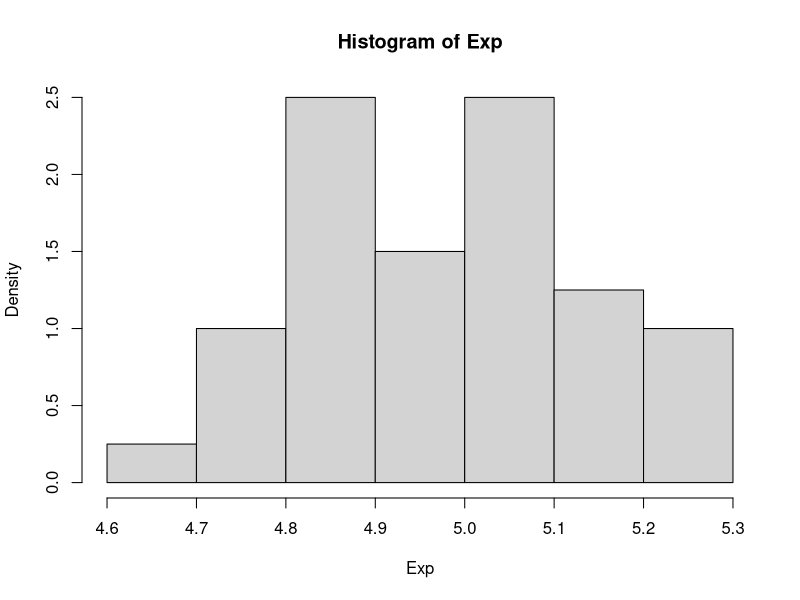
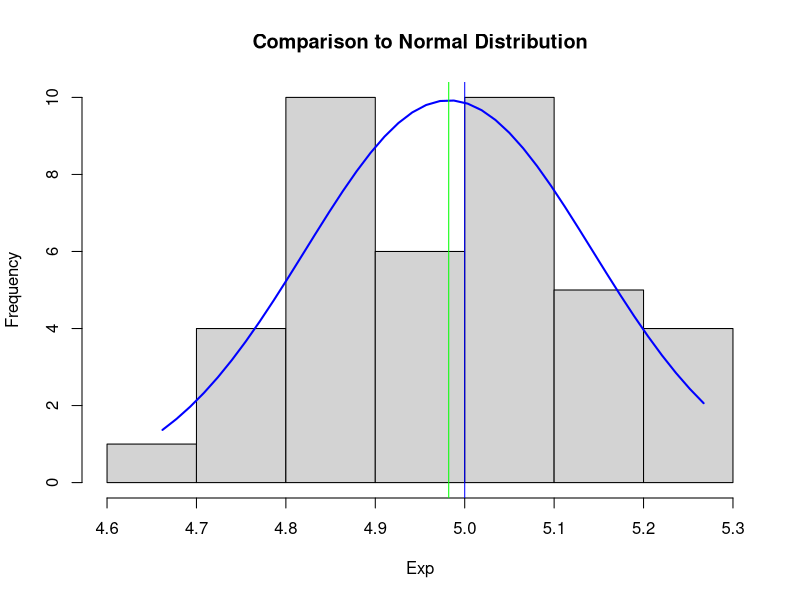
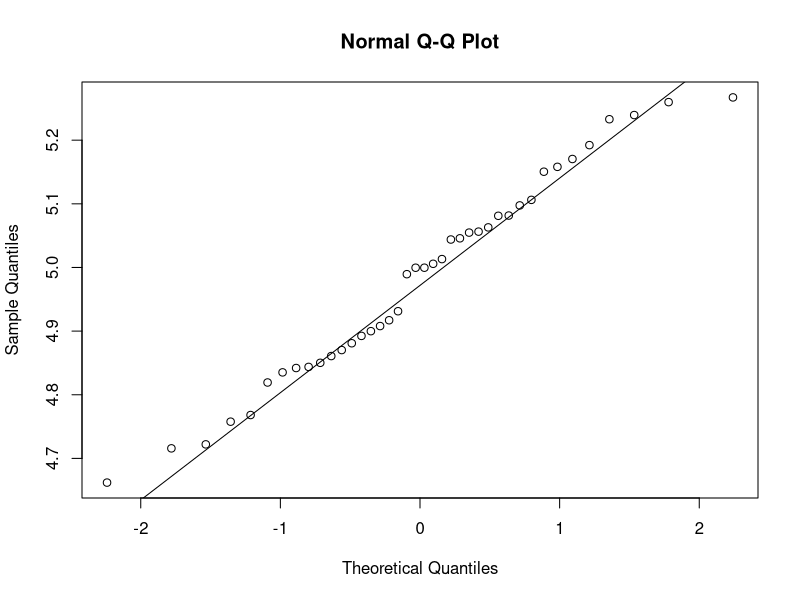

Recreate these plots in R, in order.
## ---- chunk 1
setwd("D:/Programming/GitHub/coursera-statinference/assignment1")

n <- 40
lambda <- 0.2
reps <- 1000

Exp <- 0
for (i in 1:reps) 
{
  Exp <- Exp + rexp(n,lambda)
}
Exp <- Exp / reps

summary(Exp)

###Results
#1. Show where the distribution is centered at and compare it to the theoretical center of the distribution.
#theoretical mean = 1/lambda = 5
#simulated mean:
mean <- mean(Exp)
mean
## ---- chunk 2
#theoretical variance = lambda^-2 = 0.04
#simulated variance:
1/(mean(Exp))^2
## ---- chunk 3
h <- hist(Exp,freq=FALSE)
xfit<-seq(min(Exp),max(Exp),length=40) 
yfit<-dnorm(xfit,mean=mean(Exp),sd=sd(Exp)) 
yfit <- yfit*diff(h$mids[1:2])*length(Exp) 
plot(h, main="Comparison to Normal Distribution")
lines(xfit, yfit, col="blue", lwd=2)
abline(v=1/lambda,col="blue")
abline(v=mean,col="green")

qqnorm(Exp)
qqline(Exp)
## ---- chunk 4
left <- mean - qt(.95,40)*sd(Exp)/sqrt(n)
right <- mean + qt(.95,40)*sd(Exp)/sqrt(n)
left
right

